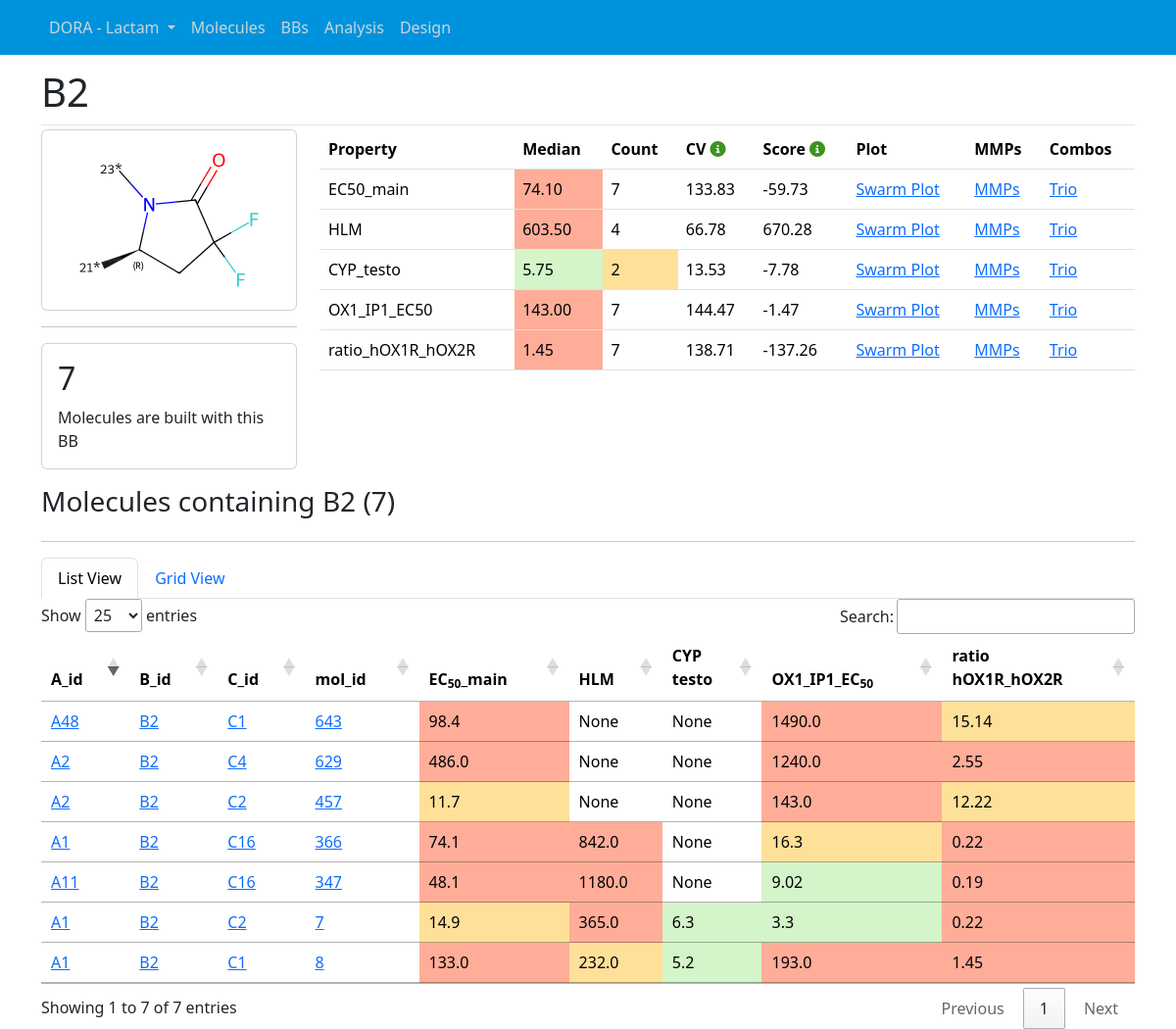
/bbs/B2 (signed in), run on the app's committed database.
### projects/models.py (models this page shows, shortened)
class Series(models.Model):
    project = models.ForeignKey(Project, on_delete=models.CASCADE)
    series_name = models.CharField(max_length=25)
    sub_series = models.CharField(max_length=25, blank=True)
    n_mols = models.IntegerField(default=0)
    series_bbsar_coverage = models.FloatField(default=0)
    n_bb_tags = models.IntegerField(default=0)
    n_bbs = models.IntegerField(default=0)
    n_A = models.IntegerField(default=0)
    n_B = models.IntegerField(default=0)
    n_C = models.IntegerField(default=0)
    n_D = models.IntegerField(default=0)
    date_updated = models.DateTimeField(default=timezone.now)
    class Meta:
        unique_together = ('project', 'series_name')

class Project(models.Model):
    project_name = models.CharField(max_length=25)
    def __str__(self):
        return str(self.project_name)

### bbs/models.py (models this page shows, shortened)
class BB(models.Model):
    project = models.ForeignKey(Project, on_delete=models.CASCADE)
    series = models.ForeignKey(Series, on_delete=models.CASCADE)
    bb_smi = models.CharField(max_length=75)
    bb_id = models.CharField(max_length=4)
    count = models.IntegerField()
    bb_tag = models.CharField(max_length=1)
    bb_flag = models.CharField(max_length=75,null=True, blank=True)
    BBB_Brain_count = models.IntegerField(null=True, blank=True)
    BBB_Brain_median = models.FloatField(null=True, blank=True)
    BBB_Brain_score = models.FloatField(null=True, blank=True)
    BBB_Brain_Plasma_ratio_count = models.IntegerField(null=True, blank=True)
    BBB_Brain_Plasma_ratio_median = models.FloatField(null=True, blank=True)
    BBB_Brain_Plasma_ratio_score = models.FloatField(null=True, blank=True)
    BBB_Plasma_count = models.IntegerField(null=True, blank=True)
    BBB_Plasma_median = models.FloatField(null=True, blank=True)
    BBB_Plasma_score = models.FloatField(null=True, blank=True)
    BBB_ratio_BrainPlasma_count = models.IntegerField(null=True, blank=True)
    BBB_ratio_BrainPlasma_median = models.FloatField(null=True, blank=True)
    BBB_ratio_BrainPlasma_score = models.FloatField(null=True, blank=True)
    BB_fu_count = models.IntegerField(null=True, blank=True)
    BB_fu_median = models.FloatField(null=True, blank=True)
    BB_fu_score = models.FloatField(null=True, blank=True)
    CYP_shift_count = models.IntegerField(null=True, blank=True)
    CYP_shift_median = models.FloatField(null=True, blank=True)
    CYP_shift_score = models.FloatField(null=True, blank=True)
    CYP_testo_count = models.IntegerField(null=True, blank=True)
    CYP_testo_median = models.FloatField(null=True, blank=True)
    CYP_testo_score = models.FloatField(null=True, blank=True)
    CYP_testo_rank = models.IntegerField(null=True, blank=True)
    EC50_main_count = models.IntegerField(null=True, blank=True)
    EC50_main_median = models.FloatField(null=True, blank=True)
    EC50_main_score = models.FloatField(null=True, blank=True)
    EC50_main_rank = models.IntegerField(null=True, blank=True)
    GSH_count = models.IntegerField(null=True, blank=True)
    GSH_median = models.FloatField(null=True, blank=True)
    GSH_score = models.FloatField(null=True, blank=True)
    hERG_IC20_count = models.IntegerField(null=True, blank=True)
    hERG_IC20_median = models.FloatField(null=True, blank=True)
    hERG_IC20_score = models.FloatField(null=True, blank=True)
    HLM_count = models.IntegerField(null=True, blank=True)
    HLM_median = models.FloatField(null=True, blank=True)
    HLM_score = models.FloatField(null=True, blank=True)
    HLM_rank = models.IntegerField(null=True, blank=True)
    logD_count = models.IntegerField(null=True, blank=True)
    logD_median = models.FloatField(null=True, blank=True)
    logD_score = models.FloatField(null=True, blank=True)
    MDR1_PappAB_count = models.IntegerField(null=True, blank=True)
    MDR1_PappAB_median = models.FloatField(null=True, blank=True)
    MDR1_PappAB_score = models.FloatField(null=True, blank=True)
    MDR1_efflux_count = models.IntegerField(null=True, blank=True)
    MDR1_efflux_median = models.FloatField(null=True, blank=True)
    MDR1_efflux_score = models.FloatField(null=True, blank=True)
    min_ratio_hM1R_hM2R_count = models.IntegerField(null=True, blank=True)
    min_ratio_hM1R_hM2R_median = models.FloatField(null=True, blank=True)
    min_ratio_hM1R_hM2R_score = models.FloatField(null=True, blank=True)
    OX1_IP1_EC50_count = models.IntegerField(null=True, blank=True)
    OX1_IP1_EC50_median = models.FloatField(null=True, blank=True)
    OX1_IP1_EC50_score = models.FloatField(null=True, blank=True)
    OX1_IP1_EC50_rank = models.IntegerField(null=True, blank=True)
    PPB_fu_count = models.IntegerField(null=True, blank=True)
    PPB_fu_median = models.FloatField(null=True, blank=True)
    PPB_fu_score = models.FloatField(null=True, blank=True)
    PXR_EC50_count = models.IntegerField(null=True, blank=True)
    PXR_EC50_median = models.FloatField(null=True, blank=True)
    PXR_EC50_score = models.FloatField(null=True, blank=True)
    ratio_hOX1R_hOX2R_count = models.IntegerField(null=True, blank=True)
    ratio_hOX1R_hOX2R_median = models.FloatField(null=True, blank=True)
    ratio_hOX1R_hOX2R_score = models.FloatField(null=True, blank=True)
    ratio_hOX1R_hOX2R_rank = models.IntegerField(null=True, blank=True)
    sol_FaSSIF_count = models.IntegerField(null=True, blank=True)
    sol_FaSSIF_median = models.FloatField(null=True, blank=True)
    sol_FaSSIF_score = models.FloatField(null=True, blank=True)
    sol_pH6_count = models.IntegerField(null=True, blank=True)
    sol_pH6_median = models.FloatField(null=True, blank=True)
    sol_pH6_score = models.FloatField(null=True, blank=True)
    BPI_calc_count = models.IntegerField(null=True, blank=True)
    BPI_calc_median = models.FloatField(null=True, blank=True)
    BPI_calc_score = models.FloatField(null=True, blank=True)

### molecules/models.py (models this page shows, shortened)
class Molecule(models.Model):
    project = models.ForeignKey(Project, on_delete=models.CASCADE)
    series = models.CharField(max_length=16, default="MCs")
    sub_series = models.CharField(max_length=16, default="MC13")
    mol_smi = models.CharField(max_length=100)
    mol_id = models.CharField(max_length=16)
    mol_flag = models.CharField(max_length=32, null=True)
    A_id = models.CharField(max_length=4, null=True)
    B_id = models.CharField(max_length=4, null=True)
    C_id = models.CharField(max_length=4, null=True)
    D_id = models.CharField(max_length=4, null=True)
    bbs_id = models.CharField(max_length=16, null=True)
    BB_fu = models.FloatField(null=True)
    BBB_Brain = models.FloatField(null=True)
    BBB_Brain_2 = models.FloatField(null=True)
    BBB_Brain_Plasma_ratio = models.FloatField(null=True)
    BBB_Plasma = models.FloatField(null=True)
    BBB_Plasma_2 = models.FloatField(null=True)
    BBB_ratio_BrainPlasma = models.FloatField(null=True)
    CYP_mida = models.FloatField(null=True)
    CYP_shift = models.FloatField(null=True)
    CYP_testo = models.FloatField(null=True)
    CYP2C9_IC50 = models.FloatField(null=True)
    CYP2D6_IC50 = models.FloatField(null=True)
    CYP2C9_screening_IC50 = models.FloatField(null=True)
    CYP2D6_screening_IC50 = models.FloatField(null=True)
    CYP3A4_screening_mida_IC50 = models.FloatField(null=True)
    CYP3A4_screening_testo_IC50 = models.FloatField(null=True)
    DogLM = models.FloatField(null=True)
    DMPK_status = models.CharField(max_length=512, null=True)
    EC50_main = models.FloatField(null=True)
    FLP_EC50 = models.FloatField(null=True)
    FLP_effect = models.FloatField(null=True)
    GSH = models.FloatField(null=True)
    HLM = models.FloatField(null=True)
    hM1R_FLIPR_IC50 = models.FloatField(null=True)
    hM2R_FLIPR_IC50 = models.FloatField(null=True)
    hM3R_FLIPR_IC50 = models.FloatField(null=True)
    hM5R_FLIPR_IC50 = models.FloatField(null=True)
    IP1_effect = models.FloatField(null=True)
    KineticEV_AUC = models.FloatField(null=True)
    KineticEV_Cmax = models.FloatField(null=True)
    KineticIV_AUC = models.FloatField(null=True)
    KineticIV_Clearance = models.FloatField(null=True)
    logD = models.FloatField(null=True)
    MDR1_PappAB = models.FloatField(null=True)
    MDR1_efflux = models.FloatField(null=True)
    min_ratio_hM1R_hM2R = models.FloatField(null=True)
    MouseLM = models.FloatField(null=True)
    OX1_IP1_EC50 = models.FloatField(null=True)
    PPB_fu = models.FloatField(null=True)
    PXR_EC50 = models.FloatField(null=True)
    PXR_Emax = models.FloatField(null=True)
    ratio_hOX1R_hOX2R = models.FloatField(null=True)
    RatLM = models.FloatField(null=True)
    sol_FaSSIF = models.FloatField(null=True)
    sol_pH6 = models.FloatField(null=True)
    Tox_CellTiter_Glo_IC50 = models.FloatField(null=True)
    BPI_calc = models.FloatField(null=True)

### bbs/views.py (the view)
# urls.py: path('bbs/<bb_id>', views.bb_home, name='bb_home')
def bb_home(request, bb_id):
    current_series = get_project_series_from_session(request)
    project = get_project_series_from_session(request).project
    n_bb_tags = get_project_series_from_session(request).n_bb_tags
    if current_series:
        series_name = current_series.series_name
        bb = BB.objects.filter(series__series_name=series_name, bb_id=bb_id).first()
    else:
        return redirect('projects_home')
    bb_tag = getattr(bb, 'bb_tag')
    if bb_tag == 'A':
        mols = Molecule.objects.filter(series=series_name, A_id=bb_id)
    elif bb_tag == 'B':
        mols = Molecule.objects.filter(series=series_name, B_id=bb_id)
    elif bb_tag == 'C':
        mols = Molecule.objects.filter(series=series_name, C_id=bb_id)
    else:
        mols = Molecule.objects.filter(series=series_name, D_id=bb_id)
    mols_ppties_df = pd.DataFrame.from_records(mols.values()).replace({np.nan: None})
    mols_properties = {property: [getattr(mol, property) for mol in mols] for property in ppties_bb_rows_project.get(project.project_name, [])}
    mols_id = [bb_id for mol in mols]
    dict_stats = {'bb_id': mols_id, **mols_properties}
    ppties_bb_df = describe_bb_ppties_df(dict_stats, ppties_bb_rows_project.get(project.project_name, [])).replace({np.nan: None})
    context = {
        'bb': bb,
        'mols': mols,
        'ppties_bb_df': ppties_bb_df,
        'mols_ppties_df':mols_ppties_df,
        'mols_ppties_headers':mols_ppties_headers_project.get(project.project_name, []),
        'mols_ppties':mols_ppties_project.get(project.project_name, []),
        'series_name':series_name,
        'n_bb_tags': n_bb_tags,
        'project_name':project
    }
    return render(request, 'bbs/bb_home.html', context)

### bbs/templates/bbs/bb_home.html (shortened to what this page needs)
{% extends "projects/base.html" %}
{% load static %}
{% load custom_filters %}
{% block content %}
  <div class="article-metadata">
    <h1 class="mr-2">{{bb.bb_id}} </h1>
  </div>
  <div class="row mb-3">
    <div class="col-md-3">
      <div class="card">
        <div class="card-body">
          <img src="/media/bbs/{{project_name}}/{{series_name}}/{{bb.bb_id}}.svg" width="100%">
        </div>
      </div>
      <hr>
      <div class="card">
        <div class="card-body">
          <h2>{{bb.count}}</h2>
          Molecules are built with this BB
        </div>
      </div>
    </div>
    <div class="col-md-9">
      {% include 'bbs/_ppties_bb_table.html' %}
    </div>
  </div>
  <div class="row">
    <div class="col-md-6">
      <h3 class="mr-2">Molecules containing {{bb.bb_id}} ({{bb.count}})</h3>
    </div>
  </div>
  <hr>
  <ul class="nav nav-tabs" id="moleculesTabs" role="tablist">
    <li class="nav-item" role="presentation">
      <a class="nav-link active" id="molListView-tab" data-bs-toggle="tab" href="#molListView" role="tab"
        aria-controls="molListView" aria-selected="true">List View</a>
    </li>
    <li class="nav-item" role="presentation">
      <a class="nav-link" id="molGridView-tab" data-bs-toggle="tab" href="#molGridView" role="tab" aria-controls="molGridView"
        aria-selected="false">Grid View</a>
    </li>
  </ul>
  <div class="tab-content" id="moleculesTabsContent">
    <div class="tab-pane fade show active" id="molListView" role="tabpanel" aria-labelledby="molListView-tab">
      {% include 'molecules/_mols_ppties_table.html' %}
    </div>
  </div>
{% endblock content %}

### projects/templates/projects/base.html (shortened to what this page needs)
{% load static %}
<!DOCTYPE html>
<html>
<head>
  <link rel="stylesheet" type="text/css" href="{% static 'projects/main.css' %}">
</head>
<body>
  <header class="site-header">
    <nav class="navbar navbar-expand-md navbar-dark bg-steel fixed-top">
      <div class="container">
        <div class="collapse navbar-collapse" id="navbarToggle">
          <ul class="navbar-nav mr-auto">
            <li class="nav-item dropdown">
              <a class="nav-link dropdown-toggle navbar-brand-dropdown" href="#" role="button" data-bs-toggle="dropdown" aria-expanded="false">
                {% if current_series %}
                  {{ current_series.project.project_name }} - {{ current_series.series_name }}
                {% else %}
                  Select Project - Series
                {% endif %}
              </a>
            </li>
            <li class="nav-item"><a class="nav-link" href="{% url 'molecules_home' %}">Molecules</a></li>
            <li class="nav-item"><a class="nav-link" href="{% url 'bbs_home' %}">BBs</a></li>
            <li class="nav-item"><a class="nav-link" href="{% url 'analysis_home' %}">Analysis</a></li>
            <li class="nav-item"><a class="nav-link" href="{% url 'design_home' %}">Design</a></li>
          </ul>
        </div>
      </div>
    </nav>
  </header>
  <main role="main" class="container">
    <div class="row">
      <div class="col-md-12">
        {% block content %}{% endblock %}
      </div>
    </div>
  </main>
  <link href="https://cdn.jsdelivr.net/npm/bootstrap@5.3.2/dist/css/bootstrap.min.css" rel="stylesheet"
>
  <link rel="stylesheet" type="text/css" href="https://cdn.datatables.net/1.13.6/css/jquery.dataTables.min.css">
</body>
</html>

### molecules/templates/molecules/_mols_ppties_table.html (shortened to what this page needs)
{% load static %}
{% load custom_filters %}
<div class="table-responsive">
  <table id="molsPptiesTable" class="table table-hover datatable">
    <thead>
      <tr>
        {% for header in mols_ppties_headers %}
        <th scope="col" class="sortable">{{ header|safe }}</th>
        {% endfor %}
      </tr>
    </thead>
    <tbody>
      {% for mol in mols_ppties_df.itertuples %}
      <tr>
        <td>
          {% if mol.A_id|default:'' %}
          <a href="{% url 'bb_home' mol.A_id %}" data-toggle="tooltip" data-html="true" title="{{mol.A_id}}"
            class="bb-tooltip-trigger" data-imgsrc='/media/bbs/{{project_name}}/{{series_name}}/{{mol.A_id}}.svg'>{{mol.A_id}}</a>
          {% endif %}
        </td>
        <td>
          {% if mol.B_id|default:'' %}
          <a href="{% url 'bb_home' mol.B_id %}" data-toggle="tooltip" data-html="true" title="{{mol.B_id}}"
            class="bb-tooltip-trigger" data-imgsrc='/media/bbs/{{project_name}}/{{series_name}}/{{mol.B_id}}.svg'>{{mol.B_id}}</a>
          {% endif %}
        </td>
        <td>
          {% if mol.C_id|default:'' %}
          <a href="{% url 'bb_home' mol.C_id %}" data-toggle="tooltip" data-html="true" title="{{mol.C_id}}"
            class="bb-tooltip-trigger" data-imgsrc='/media/bbs/{{project_name}}/{{series_name}}/{{mol.C_id}}.svg'>{{mol.C_id}}</a>
          {% endif %}
        </td>
        <td class="mol_id_cell">
          <a href="{% url 'molecule_home' mol.mol_id %}" data-toggle="tooltip" data-html="true" title="{{mol.mol_id}}"
            class="bb-tooltip-trigger" data-imgsrc='/media/mols/{{project_name}}/{{series_name}}/{{mol.mol_id}}.svg'>{{mol.mol_id}}</a>
        </td>
        {% for header in mols_ppties %}
          <td class="{{ header }}" style="background-color: {{ mol|get_attr:header|color_for_property:header }}">{{ mol|get_attr:header }}</td>
        {% endfor %}
      </tr>
      {% endfor %}
    </tbody>
  </table>
</div>

### data on the page
Series: project.project_name "DORA", series_name "Lactam"
BB: bb_id "B2", count "7"
Project: project_name.series_name (picture)
Molecule: A_id "A1", B_id "B2", C_id "C1"
Molecule: A_id "A1", B_id "B2", C_id "C2"
Molecule: A_id "A11", B_id "B2", C_id "C16", mol_id "347"
Molecule: A_id "A1", B_id "B2", C_id "C16", mol_id "366"
Molecule: A_id "A2", B_id "B2", C_id "C2", mol_id "457"
Molecule: A_id "A2", B_id "B2", C_id "C4", mol_id "629"
Molecule: A_id "A48", B_id "B2", C_id "C1", mol_id "643"

### other printed values
{{ b.property }} "EC50_main" "HLM" "CYP_testo" "OX1_IP1_EC50" "ratio_hOX1R_hOX2R"
{{ b.median|floatformat:2 }} "74.10" "603.50" "5.75" "143.00" "1.45"
{{ b.count }} "7" "4" "2" "7" "7"
{{ b.cv|floatformat:2 }} "133.83" "66.78" "13.53" "144.47" "138.71"
{{ b.score|floatformat:2 }} "-59.73" "670.28" "-7.78" "-1.47" "-137.26"
{{ header|safe }} "A_id" "B_id" "C_id" "mol_id" "EC 50 _main" "HLM" "CYP testo" "OX1_IP1_EC 50" "ratio hOX1R_hOX2R"
{{ mol.mol_id }} "8" "7"
{{ mol|get_attr:header }} "133.0" "232.0" "5.2" "193.0" "1.45" "14.9" "365.0" "6.3" "3.3" "0.22" "48.1" "1180.0" "None" "9.02" "0.19" "74.1" "842.0" "None" "16.3" "0.22" "11.7" "None" "None" "143.0" "12.22" "486.0" "None" "None" "1240.0" "2.55" "98.4" "None" "None" "1490.0" "15.14"
